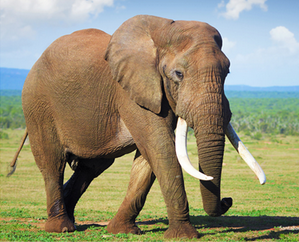
#> input picture images/elephant.png, 299 x 242 px
$ python gabor_pyramid.py   (older library calls are emulated)
#> lines starting #> are read from the running program, lines starting #| are printed output that depends on the picture
### src/utilities.py
import numpy as np
from matplotlib import pyplot as plt


def show_img(img, gray=True, splt=111, title="Image", axis="off", orig_contrast=False):
    if type(splt) == int:
        plt.subplot(splt)
        # plt.axis([0, img.shape[1], 0, img.shape[0]])
        plt.axis(axis)
        plt.title(title)
    else:

        plt.subplot(splt[0], splt[1], splt[2])
        plt.axis(axis,sharex=True)
        plt.title(title)

    if orig_contrast:
        min_c = 0
        max_c = 256

    else:
        min_c = np.amin(img)
        max_c = np.amax(img)

    if gray:
        plt.imshow(img, "gray", vmin=min_c, vmax=max_c)
    else:
        plt.imshow(img, vmin=min_c, vmax=max_c)

### src/gabor_pyramid.py
import cv2
import numpy as np
from matplotlib import pyplot as plt
from utilities import show_img

def apply_gabor(img, theta, param=None):
    ksize = (31,31)
    sigma = 3.6
    lam = 10
    gamma = 0.5
    psi = 0
    ktype = cv2.CV_32F
    g_kernel = cv2.getGaborKernel(ksize, sigma, theta, lam , gamma, psi, ktype)
    g_kernel /= 1.5*g_kernel.sum()
    out = cv2.filter2D(img, cv2.CV_8UC3, g_kernel)
    # [4 lines of commented-out code are left out]
    return out,g_kernel

def gabor_pyramid(img, angles):
    res = []
    n = len(angles)
    accum = np.zeros_like(img)
    k=1
    plt.subplots_adjust(top=4,right=3)
    for angle in angles:
        # plt.figure()
        # plt.suptitle("theta = "+str(angle))
        fil,ker = apply_gabor(img,angle)
        np.maximum(accum, fil, accum)
        res.append(fil)
        # # show_img(img, splt=(n,3,k), title="input")
        # # show_img(ker, splt=(n,3,k+1), title="filter")
        # show_img(fil, splt=(n,1,k), title="output")
        k+=3
    plt.show()
    return res, accum


if __name__ == "__main__":
    img = cv2.imread('../images/elephant.png')
#> img is the input picture: shape (242, 299, 3); mean B, G, R 117.9, 145.5, 150.7
    img = cv2.cvtColor(img, cv2.COLOR_BGR2GRAY)
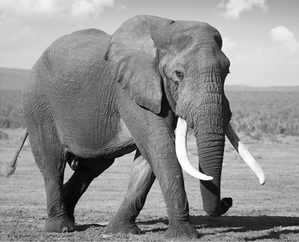
#> img: shape (242, 299); min 0, max 255, mean 143.9
    # apply_gabor(img,None)
    angles = []
    for theta in np.arange(0, np.pi, np.pi / 16):
        angles.append(theta)
    out,fin = gabor_pyramid(img, angles)
#> the loop in gabor_pyramid, `for angle in angles: # plt.figure() # plt.suptitle("theta = "+str(angl..` made 16 passes
#> pass 1, in apply_gabor, `out = cv2.filter2D(img, cv2.CV_8UC3, g_kernel)`:
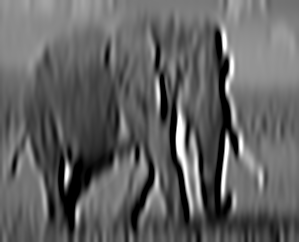
#> out: shape (242, 299); min 0, max 255, mean 97.7
#> pass 1, in gabor_pyramid, `fil,ker = apply_gabor(img,angle)`:
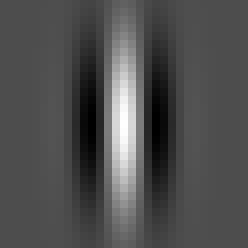
#> ker: shape (31, 31) float32 (shown 8 times larger); min -0.0238, max 0.0546, mean 0.000694; drawn with min black and max white
#> pass 2, in apply_gabor (call 2), `out = cv2.filter2D(img, cv2.CV_8UC3, g_kernel)`:
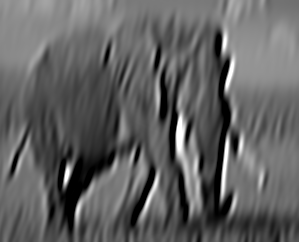
#> out: shape (242, 299); min 0, max 255, mean 97.5
#> pass 2, in gabor_pyramid, `fil,ker = apply_gabor(img,angle)`:
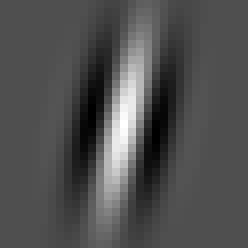
#> ker: shape (31, 31) float32 (shown 8 times larger); min -0.0239, max 0.0542, mean 0.000694; drawn with min black and max white
#> after the loop in gabor_pyramid, `for angle in angles:`:
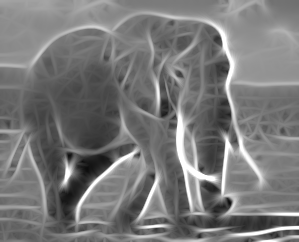
#> accum: shape (242, 299); min 12, max 255, mean 120.8
#> after the loop in gabor_pyramid, `for angle in angles:`: k = 49; res = 16 items
#> out = 16 items
    plt.figure()
    cv2.imwrite("../images/out.png", fin)
    show_img(fin)
#> in show_img, `min_c = np.amin(img)`: min_c = 12
#> in show_img, `max_c = np.amax(img)`: max_c = 255
    plt.show()
    plt.figure()
    for i in range(4):
        show_img(out[i], splt=221 + i)
    plt.show()
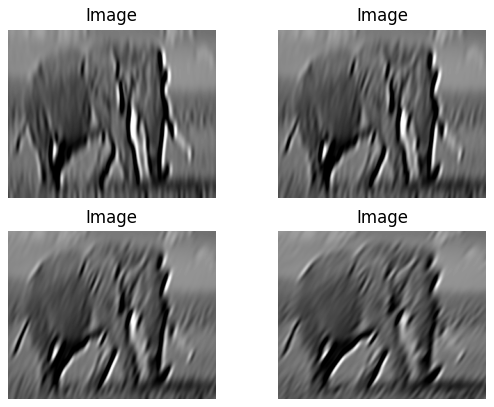
#> figure drawn by matplotlib, 4 panels

$ run again, with images/fig.png copied over images/elephant.png
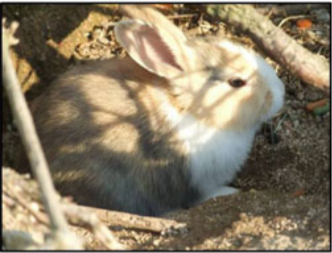
#> input picture images/fig.png, 332 x 253 px
#> img is the input picture: shape (253, 332, 3); mean B, G, R 101, 123.4, 135.7
#> img: shape (253, 332)
#> after the loop in gabor_pyramid, `for angle in angles:`:
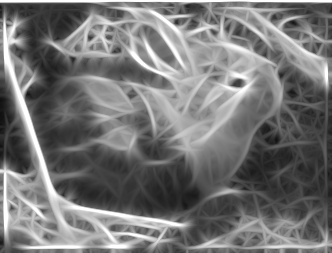
#> accum: shape (253, 332); min 15, max 255, mean 118
#> after the loop in gabor_pyramid, `for angle in angles:`: k = 49; res = 16 items
#> min_c = 15
#> max_c = 255
#> the loop `for i in range(4):` made 4 passes
#> max_c in show_img on passes 1 to 4: 255, 255, 255, 248
#> `plt.show()`:
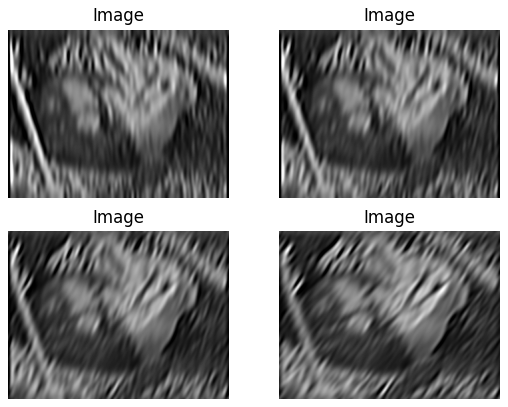
#> figure drawn by matplotlib, 4 panels

$ run again, with images/couple.jpg saved as images/elephant.png
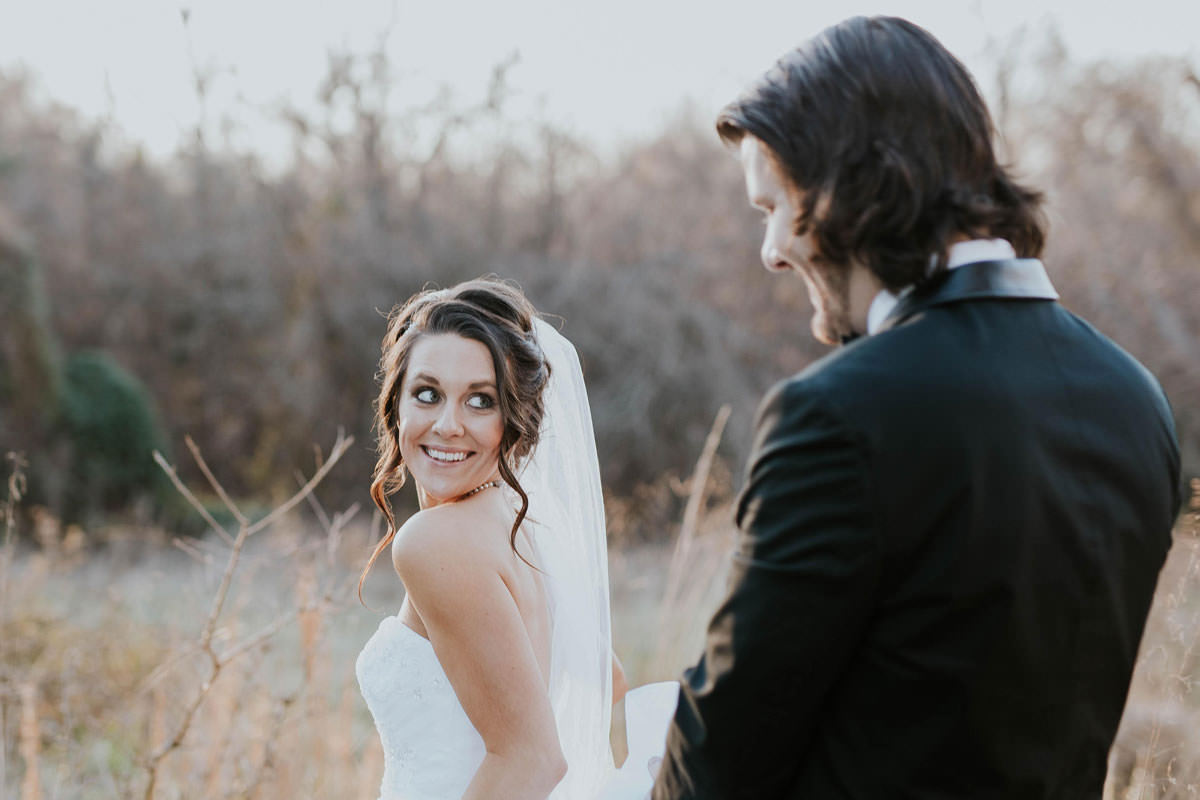
#> input picture images/couple.jpg, 1200 x 800 px
#> img is the input picture: shape (800, 1200, 3); mean B, G, R 116.8, 119.8, 122.8
#> img: shape (800, 1200)
#> after the loop in gabor_pyramid, `for angle in angles:`: k = 49; res = 16 items
#> min_c = 3
#> max_c = 255
#> `plt.show()`:
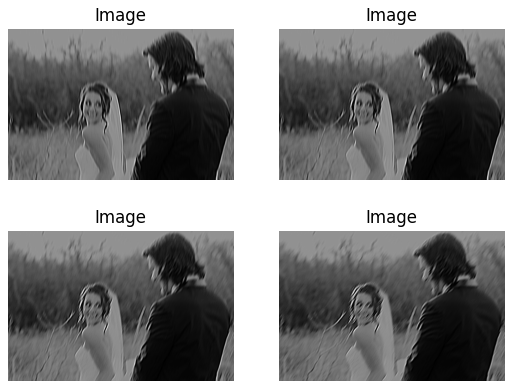
#> figure drawn by matplotlib, 4 panels
